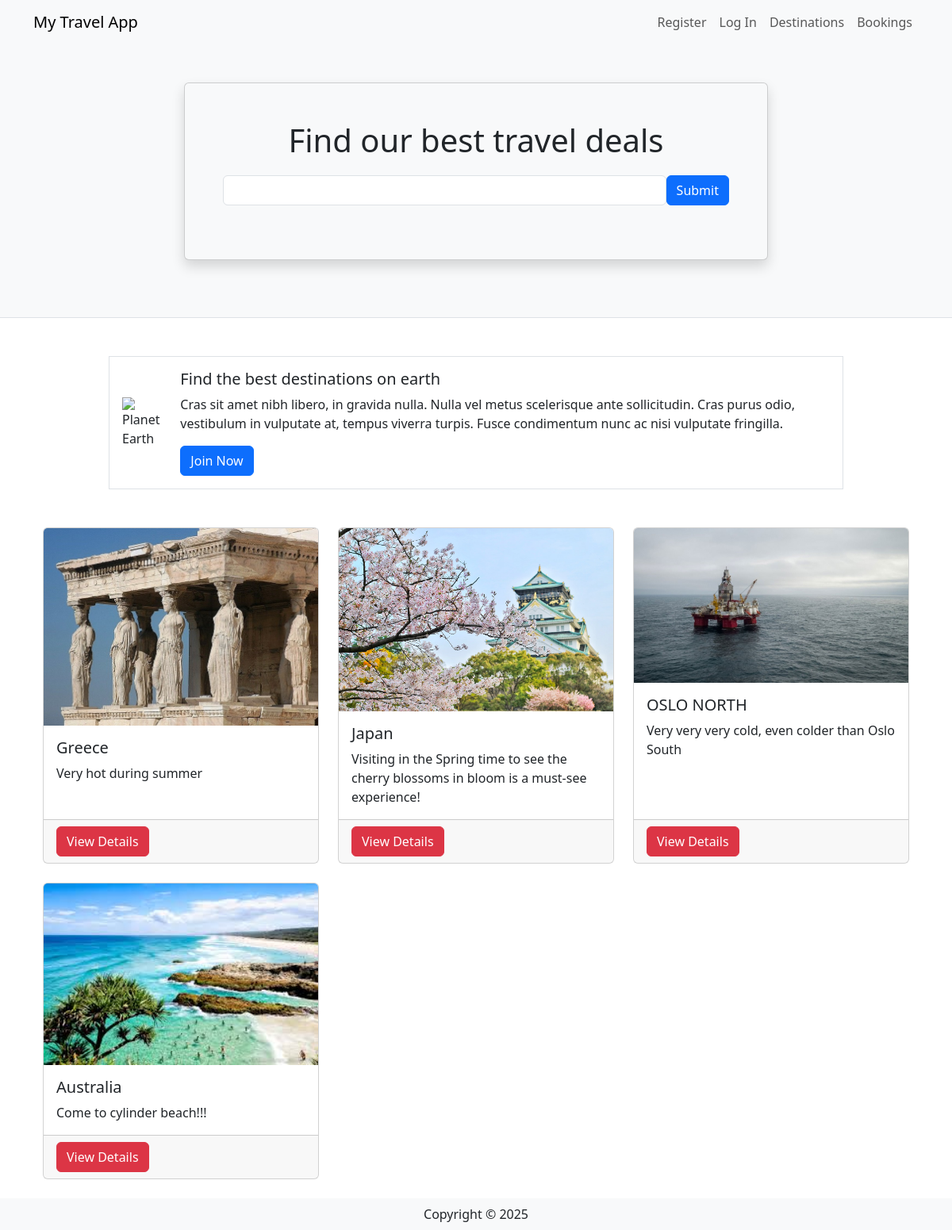
The page / on the database its author committed.
### travel/models.py (models this page shows, shortened)
class Destination(db.Model):
    __tablename__ = 'destinations'
    id = db.Column(db.Integer, primary_key=True)
    name = db.Column(db.String(80))
    description = db.Column(db.String(200))
    image = db.Column(db.String(400))
    currency = db.Column(db.String(3))
    comments = db.relationship('Comment', backref='destination')

### travel/views.py (the view)
@mainbp.route('/')
def index():
    destinations = db.session.scalars(db.select(Destination)).all()
    return render_template('index.html', destinations=destinations)

### travel/templates/index.html
{% extends 'base.html' %}
{% block header %}
      <div class="container">
         <div class="row justify-content-center mt-5 pb-4">
            <div class="col-md-8">
               <div class="card shadow p-5 mb-5 bg-light">
                  <h1 class="text-center mb-3">Find our best travel deals</h1>
                  <form class="form-inline d-flex flex-nowrap" action="{{ url_for('main.search') }}" >
                     <input type="text" name="search" class="form-control flex-grow-1 my-1 mr-sm-2" id="SearchForm">
                     <button type="submit" class="flex-shrink-1 btn btn-primary my-1">Submit</button>
                   </form>
               </div>
            </div>
         </div>
      </div>
{% endblock %}
{% block content %}
      <div class="container">
         <div class="row mt-5 mb-5 justify-content-center">
            <div class="col-md-10">
               <div class="media border p-3 d-flex justify-content-start">
                  <img class="align-self-center me-3" style="max-width:120px"
                     src="https://upload.wikimedia.org/wikipedia/commons/thumb/2/22/Earth_Western_Hemisphere_transparent_background.png/600px-Earth_Western_Hemisphere_transparent_background.png"
                     alt="Planet Earth">
                  <div class="align-self-center media-body">
                     <h5 class="mt-0">Find the best destinations on earth</h5>
                     <p class="d-none d-sm-block">Cras sit amet nibh libero, in gravida nulla. Nulla vel metus
                        scelerisque ante sollicitudin. Cras purus odio, vestibulum in vulputate at, tempus viverra
                        turpis. Fusce condimentum nunc ac nisi vulputate fringilla.</p>
                     <a href="#" class="btn btn-primary">Join Now</a>
                  </div>
               </div>
            </div>
         </div>
         <div class="container">
            <div class="row">
               {% for destination in destinations %}
               <div class="col-md-4 mb-4">
                  <div class="card h-100">
                     <img class="card-img-top" src="{{ destination.image }}" alt="destination picture">
                     <div class="card-body">
                        <h5 class="card-title">{{ destination.name }}</h5>
                        <p class="card-text">{{ destination.description }}</p>
                     </div>
                     <div class="card-footer">
                        <a href="{{ url_for('destination.show', id=destination.id) }}" class="btn btn-danger">View Details</a>
                     </div>
                  </div>
               </div>
               {% endfor %}
            </div>
         </div>
      </div>
{% endblock %}

### rows shown on the page
Destination: image (picture), name "Greece", description "Very hot during summer"
Destination: image (picture), name "Japan", description "Visiting in the Spring time to see the cherry blossoms in bloom is a must-see experience!"
Destination: image (picture), name "OSLO NORTH", description "Very very very cold, even colder than Oslo South"
Destination: image (picture), name "Australia", description "Come to cylinder beach!!!"
